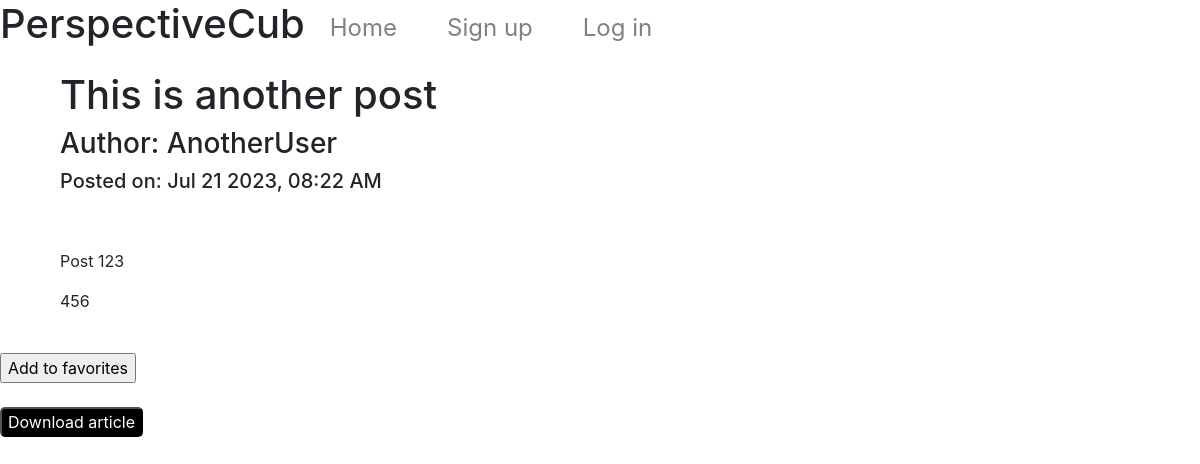
/2, run on the app's committed database.
### PerspectiveCub/models.py (models this page shows, shortened)
class posts(models.Model):
    profile = models.ForeignKey(Profile, on_delete=models.CASCADE, related_name="Profile", default="")
    title = models.CharField(max_length=30)
    content = models.TextField()
    timestamp = models.DateTimeField()

class User(AbstractUser):
    pass

### PerspectiveCub/views.py (the view)
# urls.py: path("<int:post_id>", views.view_post, name="view_post"),
def view_post(request, post_id):
    v_post = posts.objects.get(pk=post_id)
    author = v_post.profile.user
    return render(request, "PerspectiveCub/view_post.html",{
        "post" : v_post,
        "title" : v_post.title,
        "content" : v_post.content,
        "timestamp" : v_post.timestamp.strftime("%b %d %Y, %I:%M %p"),
        "author" : author.username
        })

### PerspectiveCub/templates/PerspectiveCub/view_post.html (shortened to what this page needs)
{% extends 'PerspectiveCub/layout.html' %}
{% load static %}
{% block head %}
<link rel='stylesheet' href="{% static 'PerspectiveCub/viewPost_styles.css' %}">
{% endblock %}
{% block body %}
<div class="full_post" id="full_post">
  <form action="edit_post/{{ post.id }}" method="POST" id="edit_post">
  <h1 class="title" id="title">{{ title }}</h1>
  <h3 class="author">Author: {{ author }} </h3>
  <h5 class="timestamp">Posted on: {{ timestamp }}</h5>
  <br>
  <br>
  <div class="content" id="content">{{ content|linebreaks }}</div>
  <br>
  </form>
</div>
{% if user.username == author %}
<div class="author_buttons">
  <button class="black_button" id="edit_post_button">Edit Post</button>
  <form action="delete/{{ post.id }}" method="POST">
  {% csrf_token %}
   <input type="submit" class="delete_button" value="Delete">
  </form>
</div>
{% else %}
<form action="favorites/{{ post.id }}" method="POST">
     <input type="submit" value="Add to favorites">
    </form>
{% endif %}
<br>
<button class="black_button" id="dl_button">Download article</button>
{% endblock %}

### PerspectiveCub/static/PerspectiveCub/layout_styles.css (style rules this page uses)
html { font-family: consolas; }

### PerspectiveCub/static/PerspectiveCub/viewPost_styles.css (style rules this page uses)
.full_post { width:80%; position:relative; left:5%; }
.black_button { background-color:black; color:white; border-radius:5px; position:relative; }
.author_buttons input, button { margin:10px; margin-left:0px; margin-top:0px; }

### data on the page
posts: title "This is another post", content "Post 123 456"
User: username "AnotherUser"

### other printed values
{{ timestamp }} "Jul 21 2023, 08:22 AM"
